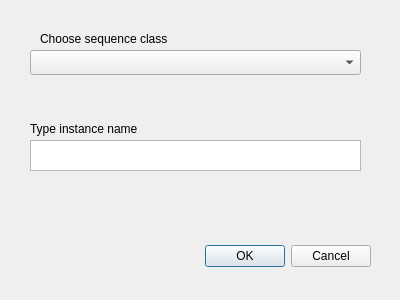
<?xml version="1.0" encoding="UTF-8"?>
<ui version="4.0">
 <class>AddSequenceClassDialog</class>
 <widget class="QDialog" name="AddSequenceClassDialog">
  <property name="geometry">
   <rect>
    <x>0</x>
    <y>0</y>
    <width>400</width>
    <height>300</height>
   </rect>
  </property>
  <property name="windowTitle">
   <string>Dialog</string>
  </property>
  <widget class="QDialogButtonBox" name="buttonBox">
   <property name="geometry">
    <rect>
     <x>30</x>
     <y>240</y>
     <width>341</width>
     <height>32</height>
    </rect>
   </property>
   <property name="orientation">
    <enum>Qt::Horizontal</enum>
   </property>
   <property name="standardButtons">
    <set>QDialogButtonBox::Cancel|QDialogButtonBox::Ok</set>
   </property>
  </widget>
  <widget class="QComboBox" name="cmbClassName">
   <property name="geometry">
    <rect>
     <x>30</x>
     <y>50</y>
     <width>331</width>
     <height>25</height>
    </rect>
   </property>
  </widget>
  <widget class="QTextEdit" name="txtInstanceName">
   <property name="geometry">
    <rect>
     <x>30</x>
     <y>140</y>
     <width>331</width>
     <height>31</height>
    </rect>
   </property>
  </widget>
  <widget class="QLabel" name="label">
   <property name="geometry">
    <rect>
     <x>40</x>
     <y>30</y>
     <width>181</width>
     <height>17</height>
    </rect>
   </property>
   <property name="text">
    <string>Choose sequence class</string>
   </property>
  </widget>
  <widget class="QLabel" name="label_2">
   <property name="geometry">
    <rect>
     <x>30</x>
     <y>120</y>
     <width>181</width>
     <height>17</height>
    </rect>
   </property>
   <property name="text">
    <string>Type instance name</string>
   </property>
  </widget>
 </widget>
 <resources/>
 <connections>
  <connection>
   <sender>buttonBox</sender>
   <signal>accepted()</signal>
   <receiver>AddSequenceClassDialog</receiver>
   <slot>accept()</slot>
   <hints>
    <hint type="sourcelabel">
     <x>248</x>
     <y>254</y>
    </hint>
    <hint type="destinationlabel">
     <x>157</x>
     <y>274</y>
    </hint>
   </hints>
  </connection>
  <connection>
   <sender>buttonBox</sender>
   <signal>rejected()</signal>
   <receiver>AddSequenceClassDialog</receiver>
   <slot>reject()</slot>
   <hints>
    <hint type="sourcelabel">
     <x>316</x>
     <y>260</y>
    </hint>
    <hint type="destinationlabel">
     <x>286</x>
     <y>274</y>
    </hint>
   </hints>
  </connection>
 </connections>
</ui>
